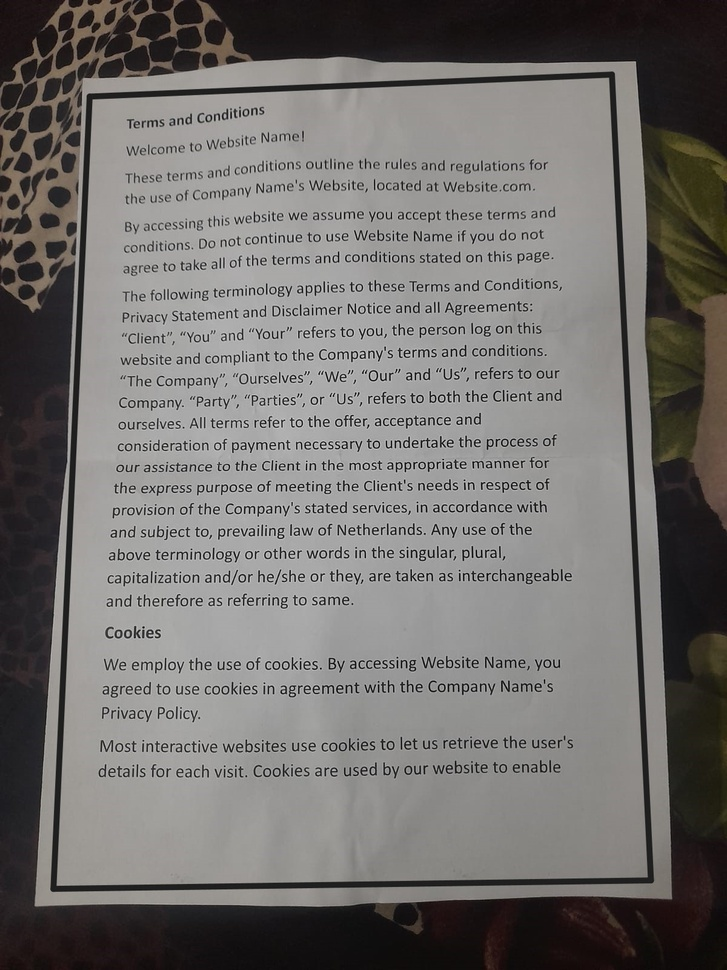
#> input picture test_documents/WhatsApp Image 2025-03-29 at 22.09.11_96d1371b.jpg, 727 x 970 px, shrunk from 1200 x 1600 before the run
$ python -i image_processor.py   (imports and definitions only)
#> lines starting #> are read from the running program, lines starting #| are printed output that depends on the picture; after the words box and inside, x2 and y2 are one past the last pixel; in counts of white or black regions, pixels touching at a corner belong together
import cv2
import numpy as np
import matplotlib.pyplot as plt

def align_document(image_path):
    # Load image
    image = cv2.imread(image_path)
#> image is the input picture: shape (970, 727, 3); mean B, G, R 110.1, 112.4, 114.9
    gray = cv2.cvtColor(image, cv2.COLOR_BGR2GRAY)

    # Apply Gaussian blur and edge detection
    blurred = cv2.GaussianBlur(gray, (5, 5), 0)
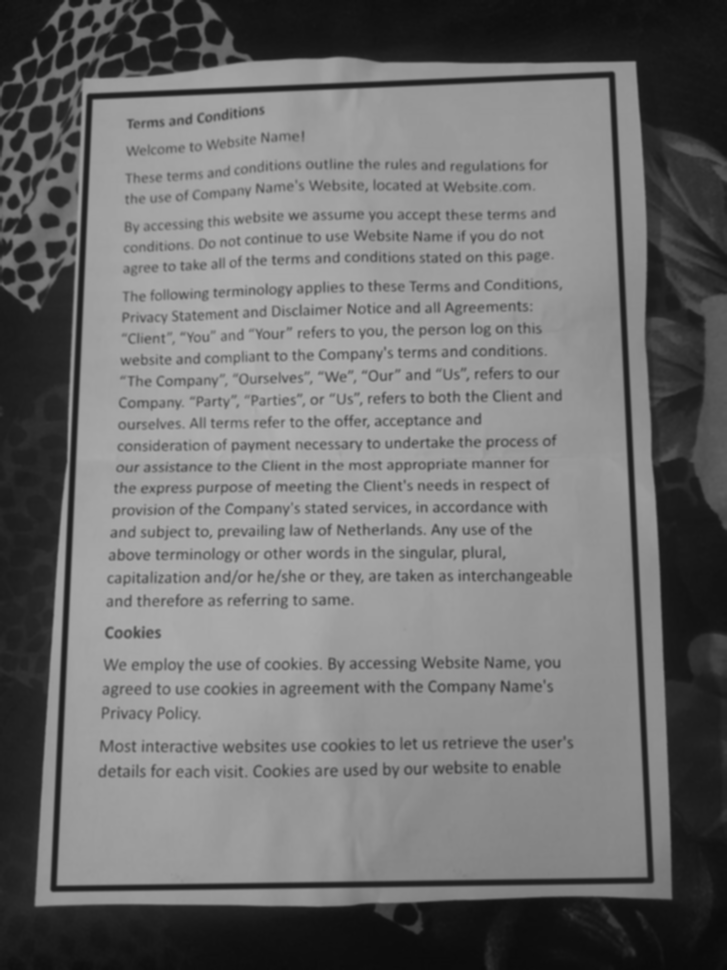
#> blurred: shape (970, 727); min 10, max 178, mean 112.9
    edges = cv2.Canny(blurred, 50, 150)
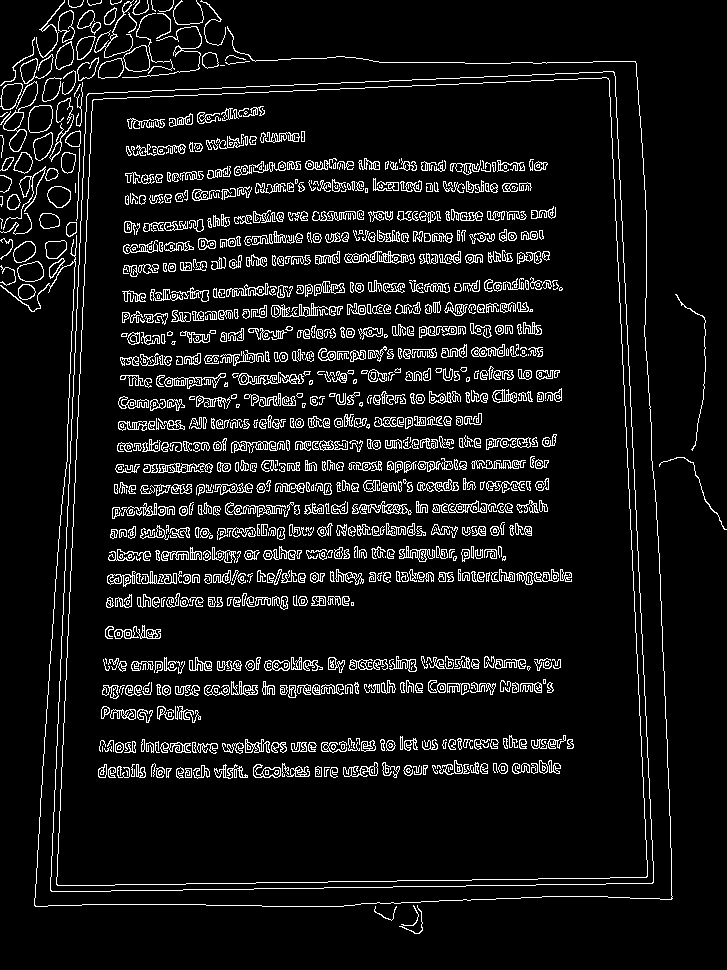
#> edges: shape (970, 727); 8.3% white in thin lines or dots

    # Find contours
    contours, _ = cv2.findContours(edges, cv2.RETR_LIST, cv2.CHAIN_APPROX_SIMPLE)
#> contours = 2424 contours, 1361 with area under 20; largest, box (x1, y1, x2, y2) and area: (50, 71, 654, 892) 455496, (50, 71, 654, 892) 455490, (56, 77, 648, 886) 439314, (56, 77, 648, 886) 439308, (28, 105, 53, 133) 558
    contours = sorted(contours, key=cv2.contourArea, reverse=True)[:5]
#> contours = 5 contours; box (x1, y1, x2, y2) and area: (50, 71, 654, 892) 455496, (50, 71, 654, 892) 455490, (56, 77, 648, 886) 439314, (56, 77, 648, 886) 439308, (28, 105, 53, 133) 558

    # Find the document shape (largest quadrilateral)
    for contour in contours:
        peri = cv2.arcLength(contour, True)
        approx = cv2.approxPolyDP(contour, 0.02 * peri, True)
        if len(approx) == 4:  # If 4 points are detected, we assume it's the document
            doc_corners = approx
            break
#> this loop made 1 pass
#> (peri, doc_corners) on pass 1: (2781.6, [[613, 71], [87, 94], [51, 891], [653, 882]])

    # Get a top-down view of the document
    pts = doc_corners.reshape(4, 2)
#> pts = [[613, 71], [87, 94], [51, 891], [653, 882]]
    rect = np.zeros((4, 2), dtype="float32")

    # Order points: top-left, top-right, bottom-right, bottom-left
    s = pts.sum(axis=1)
#> s = [684, 181, 942, 1535]
    diff = np.diff(pts, axis=1)
#> diff = [-542, 7, 840, 229]
    rect[0] = pts[np.argmin(s)]
    rect[2] = pts[np.argmax(s)]
    rect[1] = pts[np.argmin(diff)]
    rect[3] = pts[np.argmax(diff)]

    # Define the new width and height
    (tl, tr, br, bl) = rect
    widthA = np.linalg.norm(br - bl)
    widthB = np.linalg.norm(tr - tl)
    heightA = np.linalg.norm(tr - br)
    heightB = np.linalg.norm(tl - bl)
    maxWidth = max(int(widthA), int(widthB))
    maxHeight = max(int(heightA), int(heightB))

    # Perspective transform matrix
    dst = np.array([[0, 0], [maxWidth - 1, 0], [maxWidth - 1, maxHeight - 1], [0, maxHeight - 1]], dtype="float32")
    M = cv2.getPerspectiveTransform(rect, dst)
    aligned = cv2.warpPerspective(image, M, (maxWidth, maxHeight))
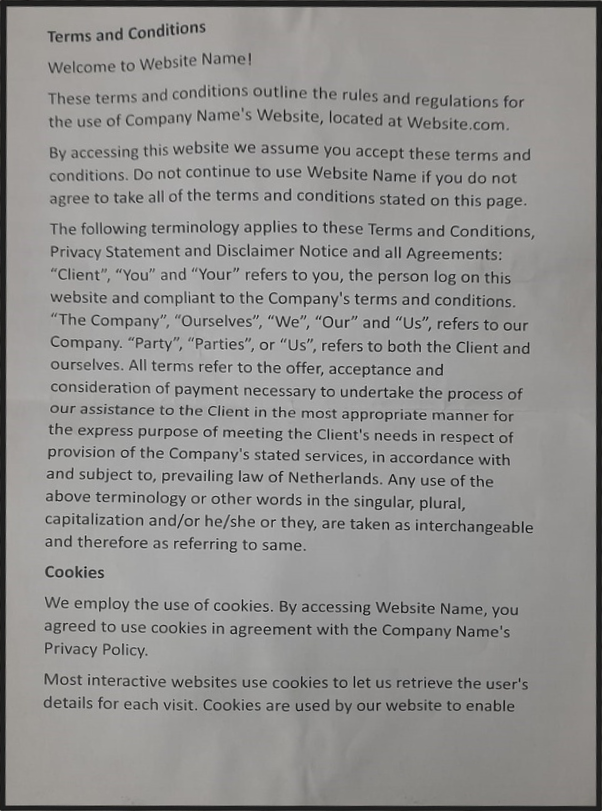
#> aligned: shape (811, 602, 3); mean B, G, R 143.8, 145.4, 146.3

    return aligned

def image_cleaner(image_path, processed_image_path):
    gray = cv2.cvtColor(align_document(image_path), cv2.COLOR_BGR2GRAY)

    # Perform adaptive thresholding
    img_thresh_adp = cv2.adaptiveThreshold(gray, 255, cv2.ADAPTIVE_THRESH_MEAN_C, cv2.THRESH_BINARY, 11, 7)

    cv2.imwrite(processed_image_path, img_thresh_adp)

>>> result = align_document('test_documents/WhatsApp Image 2025-03-29 at 22.09.11_96d1371b.jpg')
